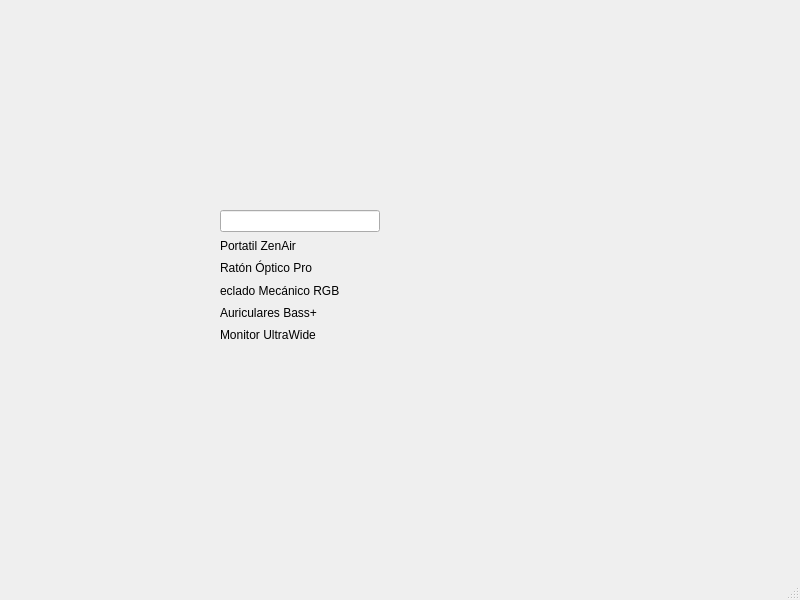
<?xml version="1.0" encoding="UTF-8"?>
<ui version="4.0">
 <class>MainWindow</class>
 <widget class="QMainWindow" name="MainWindow">
  <property name="geometry">
   <rect>
    <x>0</x>
    <y>0</y>
    <width>800</width>
    <height>600</height>
   </rect>
  </property>
  <property name="windowTitle">
   <string>MainWindow</string>
  </property>
  <widget class="QWidget" name="centralwidget">
   <widget class="QWidget" name="verticalLayoutWidget">
    <property name="geometry">
     <rect>
      <x>220</x>
      <y>210</y>
      <width>160</width>
      <height>133</height>
     </rect>
    </property>
    <layout class="QVBoxLayout" name="verticalLayout">
     <item>
      <widget class="QLineEdit" name="lineEdit"/>
     </item>
     <item>
      <widget class="QLabel" name="label">
       <property name="text">
        <string>Portatil ZenAir</string>
       </property>
      </widget>
     </item>
     <item>
      <widget class="QLabel" name="label_2">
       <property name="text">
        <string>Ratón Óptico Pro</string>
       </property>
      </widget>
     </item>
     <item>
      <widget class="QLabel" name="label_3">
       <property name="text">
        <string>eclado Mecánico RGB</string>
       </property>
      </widget>
     </item>
     <item>
      <widget class="QLabel" name="label_4">
       <property name="text">
        <string>Auriculares Bass+</string>
       </property>
      </widget>
     </item>
     <item>
      <widget class="QLabel" name="label_5">
       <property name="text">
        <string>Monitor UltraWide</string>
       </property>
      </widget>
     </item>
    </layout>
   </widget>
  </widget>
  <widget class="QMenuBar" name="menubar">
   <property name="geometry">
    <rect>
     <x>0</x>
     <y>0</y>
     <width>800</width>
     <height>33</height>
    </rect>
   </property>
  </widget>
  <widget class="QStatusBar" name="statusbar"/>
 </widget>
 <resources/>
 <connections/>
</ui>
